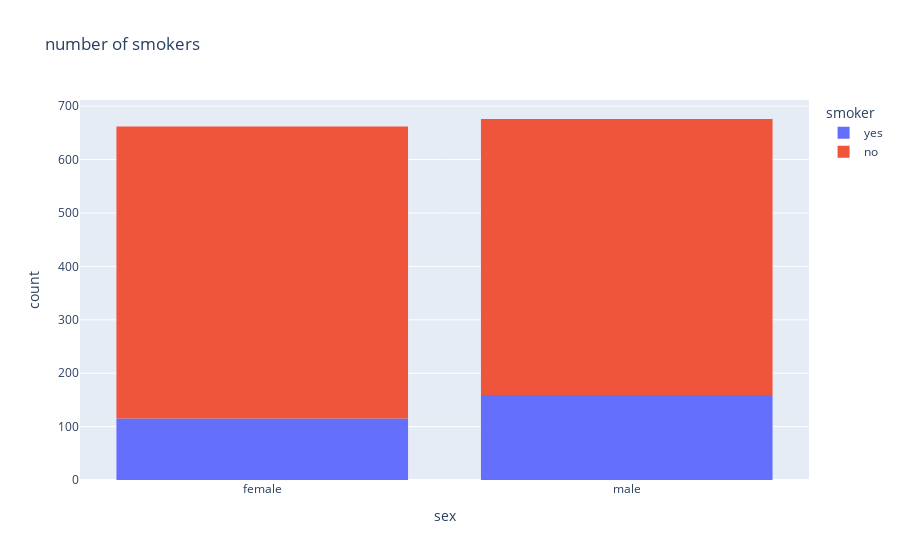

The cell this chart's notebook holds for it:
### Code cell
figure = px.histogram(df ,
                     x = 'sex',
                     color = 'smoker',
                     title = 'number of smokers')
figure.show()

### Figure 1 — Plotly figure (JSON) as saved in the notebook; plotly's stock layout.template omitted (floating-point values rounded to 4 significant figures; data arrays with more than 128 entries replaced by an {"elided": "..."} marker saying what was removed)
{"data": [{"alignmentgroup": "True", "bingroup": "x", "hovertemplate": "smoker=yes<br>sex=%{x}<br>count=%{y}<extra></extra>", "legendgroup": "yes", "marker": {"color": "#636efa", "pattern": {"shape": ""}}, "name": "yes", "offsetgroup": "yes", "orientation": "v", "showlegend": true, "type": "histogram", "x": {"elided": "274 str values"}, "xaxis": "x", "yaxis": "y"}, {"alignmentgroup": "True", "bingroup": "x", "hovertemplate": "smoker=no<br>sex=%{x}<br>count=%{y}<extra></extra>", "legendgroup": "no", "marker": {"color": "#EF553B", "pattern": {"shape": ""}}, "name": "no", "offsetgroup": "no", "orientation": "v", "showlegend": true, "type": "histogram", "x": {"elided": "1064 str values"}, "xaxis": "x", "yaxis": "y"}], "layout": {"barmode": "relative", "legend": {"title": {"text": "smoker"}, "tracegroupgap": 0}, "title": {"text": "number of smokers"}, "xaxis": {"anchor": "y", "domain": [0, 1], "title": {"text": "sex"}}, "yaxis": {"anchor": "x", "domain": [0, 1], "title": {"text": "count"}}}}
